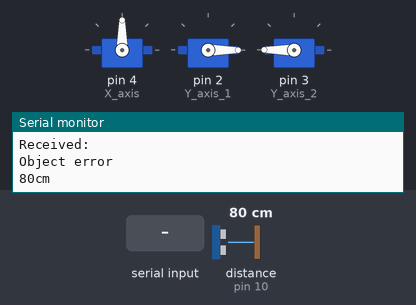
Recording of a program running on a simulated Arduino Uno, built with avr-gcc and run on an emulated ATmega328P. On the bench: 3 × servo, the last lines printed to the serial monitor. Wiring (inferred from the names in the program): ultrasonic range finder: trigger pin 9; echo pin 10. The inputs (shaded band) are chosen by the test bench; at power-on: distance to the obstacle (sensor on pin 10) 80 cm. The echo pulse lasts 58.3 µs per cm.

Above: at 1.2 s.
1.3 s: "30,150\n" received over Serial
At 4.5 s:
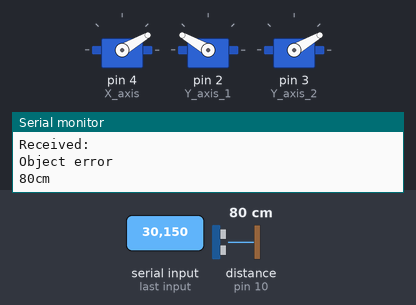
4.8 s: "1,90,45\n" received over Serial
At 7.2 s:
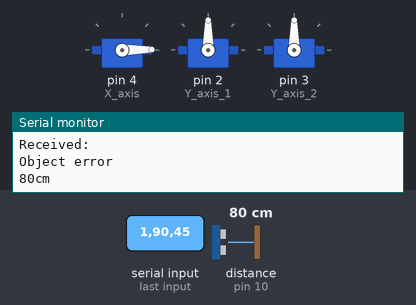
7.7 s: "90,45\n" received over Serial
At 10.5 s:
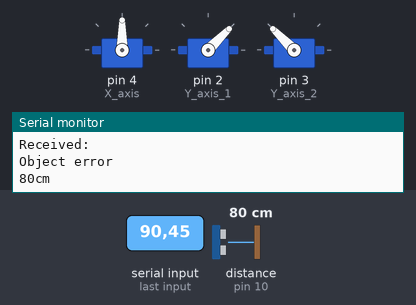
10.8 s: "1,90\n" received over Serial
At 11.26 s:
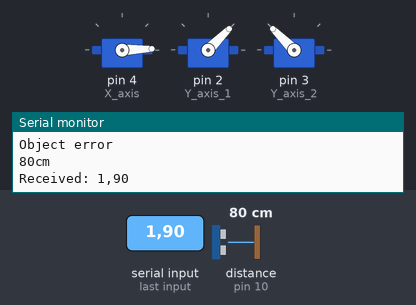
12.9 s: "30,150\n" received over Serial
At 13.28 s:
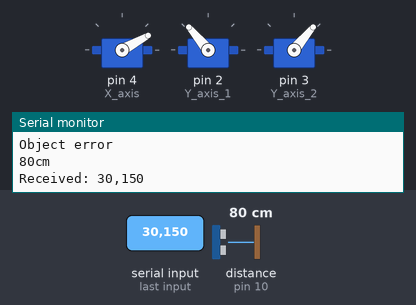
14.8 s: "90,45\n" received over Serial
At 15.26 s:
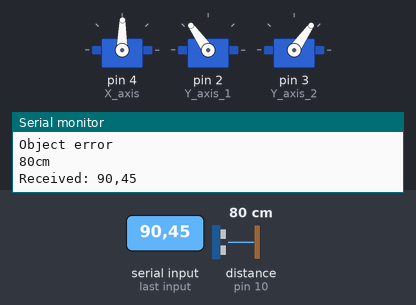
Timing chart, 0 to 18.1 s (numbered marks = the images above; inputs shaded):
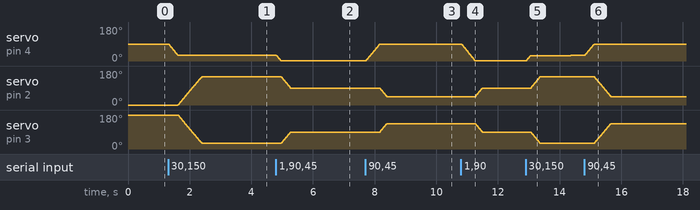

The program:

main.cpp
```cpp
#include <Arduino.h>
#include <Servo.h>

Servo X_axis;   //declare the servos
Servo Y_axis_1;
Servo Y_axis_2;
int currentY = 0;  // used for startup
int currentX = 90;
int Min_y_cam_fov = 0;  // this is the same fov camera llimits set in python code
int Max_y_cam_fov = 180;

const int trigPin = 9;
const int echoPin = 10;

unsigned long LastSignalTime = 0 ;  //delay to prevcent lag within the arduino
const unsigned DebounceDelay = 300;


void attachAllServos() {
  X_axis.attach(4);
  Y_axis_1.attach(2);
  Y_axis_2.attach(3);    // def to set up pins on connection

}

void set_distnace_sensor(){
  pinMode(trigPin, OUTPUT);
  pinMode(echoPin, INPUT);


}

void intialStartPosition(){ // def to write servo to start config
  X_axis.write(currentX);
  Y_axis_1.write(currentY);
  Y_axis_2.write(180 - currentY);

}


void X_axis_movement(int anglex){
 int step = (anglex > currentX) ? 1 : -1;
  for (int pos = currentX; pos != anglex; pos += step) {
    X_axis.write(pos);
    delay(5);                                     // rotate my x anlge to the set position smoothly
  }
  currentX = anglex;

}

void Y_axis_movement(int angley){
 angley = constrain(angley, Min_y_cam_fov, Max_y_cam_fov);
 int step = (angley > currentY) ? 1 : -1;
  for (int pos = currentY; pos != angley; pos += step) {
    Y_axis_1.write(pos);
    Y_axis_2.write(Max_y_cam_fov + Min_y_cam_fov - pos);    // to understnad the math, max angle + min angle = 180 since the max rotation is 180deg, then by removing the currenr anlge to moes to the set limits within the range/FOV
    delay(5);                                                  // above happens on line 49 aswell
  }
  Y_axis_1.write(angley);                                  // write both y servos in opposition to each other smoothly
  Y_axis_2.write(Max_y_cam_fov + Min_y_cam_fov - angley);
  currentY = angley;
}

int getDistacne(){
digitalWrite(trigPin, LOW);
delayMicroseconds(2);
digitalWrite(trigPin, HIGH);
delayMicroseconds(10);
digitalWrite(trigPin, LOW);

long duration = pulseIn(echoPin, HIGH);

int dist = duration/58;
return dist;


}


void setup() {
  Serial.begin(9600);
  attachAllServos();
  intialStartPosition();
  set_distnace_sensor();
}

void loop() {


  if (Serial.available() > 0) return;\
    int dist = getDistacne(); //find distncae from the snesor to the target
    Serial.print(dist );
    Serial.println("cm");
    String data = Serial.readStringUntil('\n');
    int commaIndex = data.indexOf(',');
    Serial.println("Received: " + data);

    if (dist > 15 && commaIndex > 0) {
        int servo_x_angle = data.substring(0, commaIndex).toInt();
        int servo_y_angle = data.substring(commaIndex + 1).toInt();

        if (servo_x_angle >= 0 && servo_x_angle <= 180 &&
            servo_y_angle >= 0 && servo_y_angle <= 180) {


          X_axis_movement(servo_x_angle);
          Y_axis_movement(servo_y_angle);
        }
    }
    else {
      Serial.println("Object error");
      intialStartPosition();

    }
  }
```

Measured:
- after the input at 1.3 s, servo on pin 4 (X_axis): moves from 90° to 30° over 2.1 s, starting at once; servo on pin 2 (Y_axis_1): moves from 0° to 150° over 0.77 s, starting after 0.32 s; servo on pin 3 (Y_axis_2): moves from 180° to 30° over 0.77 s, starting after 0.32 s
- after the input at 4.8 s, servo on pin 4 (X_axis): moves from 30° to 1° over 1.5 s, starting at once; servo on pin 2 (Y_axis_1): moves from 150° to 90° over 0.29 s, starting after 0.18 s; servo on pin 3 (Y_axis_2): moves from 30° to 90° over 0.29 s, starting after 0.18 s
- after the input at 7.7 s, servo on pin 4 (X_axis): moves from 1° to 90° over 1.7 s, starting at once; servo on pin 2 (Y_axis_1): moves from 90° to 45° over 0.21 s, starting after 0.48 s; servo on pin 3 (Y_axis_2): moves from 90° to 135° over 0.21 s, starting after 0.48 s
- after the input at 10.8 s, servo on pin 4 (X_axis): moves from 90° to 1° over 1.7 s, starting at once; servo on pin 2 (Y_axis_1): moves from 45° to 90° over 0.21 s, starting after 0.48 s; servo on pin 3 (Y_axis_2): moves from 135° to 90° over 0.21 s, starting after 0.48 s
- after the input at 12.9 s, servo on pin 4 (X_axis): moves from 1° to 30° over 1.5 s, starting at once; servo on pin 2 (Y_axis_1): moves from 90° to 150° over 0.29 s, starting after 0.18 s; servo on pin 3 (Y_axis_2): moves from 90° to 30° over 0.29 s, starting after 0.18 s
- after the input at 14.8 s, servo on pin 4 (X_axis): moves from 30° to 90° over 1.8 s, starting at once; servo on pin 2 (Y_axis_1): moves from 150° to 45° over 0.54 s, starting after 0.32 s; servo on pin 3 (Y_axis_2): moves from 30° to 135° over 0.54 s, starting after 0.32 s
